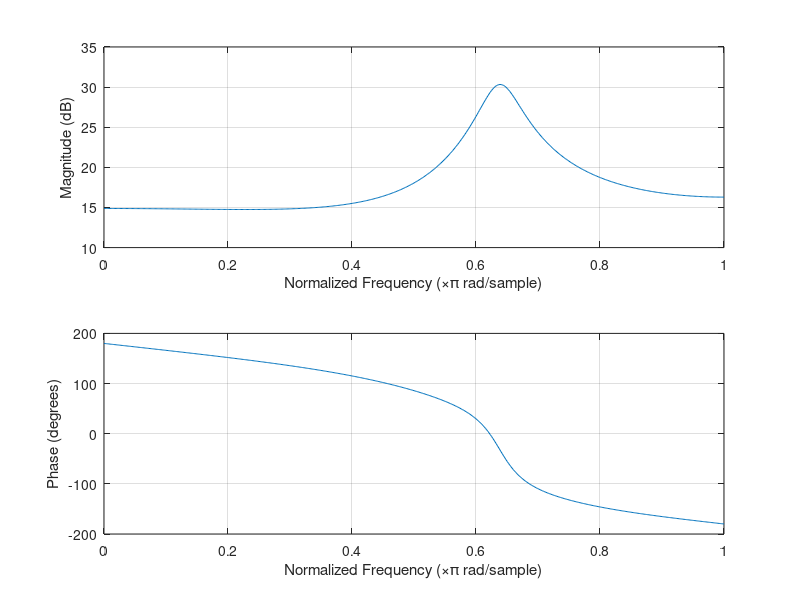

Here is the MATLAB script that generated this plot: (Note: this script raises an error after producing the figure.)
%% Solução do Teste Prático de Processamento de Sinal de 2022.

%% Questão 1
N=32;
a0a4=[1,1,6,7,5]; % se o sinal é real e par, a[-1]=a[1]=1; a[-2]=a[2]=6; a[-3]=a[3]=7; a[-4]=a[4]=5
%a[-k]=a[N-k] => a[-1]=a[31],..., a[-4]=a[28]
%os 32 ak de um período em k=0:31
ak=[1,1,6,7,5,zeros(1,23),5,7,6,1]; length(ak) %32-(1+2*4)=23
x=ifft(ak)*N; %equação de síntese
stem(0:31,real(x)),grid %--->c)

%% Questão 2
% dados:
n=0:200;
x=cos(3*pi/21*n)+cos(5*pi/7*n+2);
%duas expressões racionais em w1=k*2*pi/N = 3*pi/21 e w2=r*2*pi/N = 5*pi/7.
%=> k=3*N/42, r=5*N/14
N=lcm(42,14) %42
%Logo k=3, r=15 --> d)

%% Questão 3
N=2048;
%x[n] tem de ser definido em n=0:2047.
%x[-n] tem de aparecer em x[N-n]
%São 31 uns e 2048-31 zeros
x=[ones(1,16),zeros(1,2017),ones(1,15)];
length(x)
%isCS(x) %função que averigua se x é CS.
% 	function yesno=isCS(x)
% 	%Verifica se x é CS: se x[0] é real e se x[n]=x*[N-n], n=1:N/2.
% 	if ~isvector(x), error('x tem de ser um vetor.'); end
% 	x=x(:)'; %vetor linha.
% 	xcs=[real(x(1)),1/2*(x(2:end)+conj(x(end:-1:2)))];
% 	yesno = all(x==xcs);
% 	end

ak=fft(x)/N; %eq. de análise
if max(abs(imag(ak)))<1e-10, ak=real(ak); end
ak(601) %-->a)

%% Questão 4
n=0:600; x=6:606;
length(x)
%N tem de ser (ou múltiplo de) N=95*2: w0=k*2*pi/190, k=3.
%Mas se fizermos:
N=95*2; k=3;
X=fft(x,N);
X(k+1) %--> não existe como opção. O que está errado? R: 190<601 (truncámos x[n])
N*4 %760 já serve.
N=760; k=12; %3*4
X=fft(x,N);
X(k+1) %--> a)
%Verificação com DTFT em w=3*pi/95:
w=3*pi/95;
XX = sum(x.*exp(-1j*w*n))

%% Questão 5
k=0:31; Z=cos(k*2*pi/15) +1j*cos(k*2*pi/7);
%X[k]=Z_CS[k]
Z_CS = [real(Z(1)),0.5*(Z(2:end)+conj(Z(end:-1:2)))];
x=ifft(Z_CS);
isreal(x)
stem(0:31,x),grid %--> a)

%% Questão 6
%Janela retangular centrada:
N1=21;
N=2*N1+1 %43
%tabelas ou slides: X = sin(N*w/2)./sin(w/2)
%onde X(exp(j0))=N --> c) ou e) ou f)
%Zeros quando sin(N*w/2)=0 e sin(w/2)~=0
%sin(N*w/2)=0 => N*w/2=k*pi ou w=k*2*pi/N
%1º zero quando w=2*pi/43 --> c)
%Verificação:
Nfft=1024; k=0:Nfft-1; w=k*2*pi/Nfft;
X=fft(ones(1,N),Nfft); %fase é diferente de zero ou pi, mas vamos ver apenas o módulo
plot(w/pi,abs(X))
X(1)
plot(k,abs(X))
%zero perto de k=24
24*2*pi/Nfft
2*pi/43
%Espetro real se:
N=64; %se N=43, x_til[n]=1
x=[ones(1,22),zeros(1,N-43),ones(1,21)];
X=fft(x);
max(abs(imag(X)))
plot(real(X))

%% Questão 7
%Em relação ao sinal centrado e com simetria par, x[n] está adiantado 3 amostras.
%Logo X(exp(jw)) = exp(+3j*w)*X0(exp(jw))
% A fase de X (fase=3*w) vai ter declive 3 -->c)
%Confirmação:
x0=[5,4,3,2,1,  1,2,3,4];
x =[2,1,  1,2,3,4,5,4,3];
X0=fft(x0)
X =fft(x )
max(abs(imag(X0))) %fase zero
k=0:8; w=k*2*pi/9;
plot(w/pi,angle(X)/pi),grid %para w/pi=0.1 a fase/pi é 0.3 --> declive 3
%conforme se sugere no enunciado:
Nfft=12;x=[2,1,zeros(1,Nfft-9),1,2,3,4,5,4,3]; length(x)
k=0:Nfft-1; w=k*2*pi/Nfft;
plot(w/pi,angle(fft(x))/pi),grid %para w/pi=0.1 a fase/pi é 0.3 --> declive 3

%% Questão 8
%sistema com:
num=[-2,-2,-8];
den=[1,3/5,16/23,-3/23];
%entrada periódica com DC=1 e w0=pi/4: x[n]=1+cos(pi/4*n)
%saída é y[n]=A+B*cos(pi/4*n+C)
%onde: A: ganho DC; B: ganho a pi/4; C: fase a pi/4
freqz(num,den) %faz 2 gráficos de módulo em dB e fase em graus.
%melhor:
H=freqz(num,den,[0,pi/4])
abs(H)
angle(H)

A=real(H(1))
B=abs(H(2))
C=angle(H(2)) %--f)
%alternativa:
[H,w]=freqz(num,den); %com 512 pontos em [0,pi[, mas faz FFT com Nfft=1024
%k=256 <--> pi/2
%k=128 <--> pi/4
H(1)
H(129)

%% Questão 9
clear
Y=[1:601,600:-1:2];
isreal(Y)
isCS(Y) %ver a função definida na questão 3
%A equação define y[n] = x[n+113].
%Então se atrasarmos y[n] de 113 amostras chegamos a x[n].
%Significa igualmente que y[n-113] = x[n]
%x[113]=y[0]
y=ifft(Y);
y(1) %--> b)

%% Questão 10
n=0:10000;fs=10000; x=sin(-3*pi/4*n-fs/2*cos(2*pi/fs*n));
N=200; Nhop=50;
xf=buffer(x,N,N-Nhop,'nodelay');
Nfft=512;
Xf=fft(xf,Nfft); %DFTs das colunas (tramas) de xf
Ntramas=size(xf,2);
k=0:Nfft/2; w=k*2*pi/Nfft;
imagesc(1:Ntramas,w/pi,db(Xf(1:Nfft/2+1,:))); axis xy
%--a)
%Nota: se fizermos:
k=0:Nfft; w=k*2*pi/Nfft;
imagesc(1:Ntramas,w/pi,db(Xf)); axis xy
%ou então:
k=-Nfft/2:Nfft/2-1; w=k*2*pi/Nfft;
imagesc(1:Ntramas,w/pi,db(fftshift(Xf,1))); axis xy
%vemos o sonograma "a dobrar", pois queremos ver apenas em [0,pi].
%Uma alternativa seria fazer:
k=0:Nfft; w=k*2*pi/Nfft;
imagesc(1:Ntramas,w/pi,db(Xf)); axis xy
axis([1,Ntramas,0,1])



